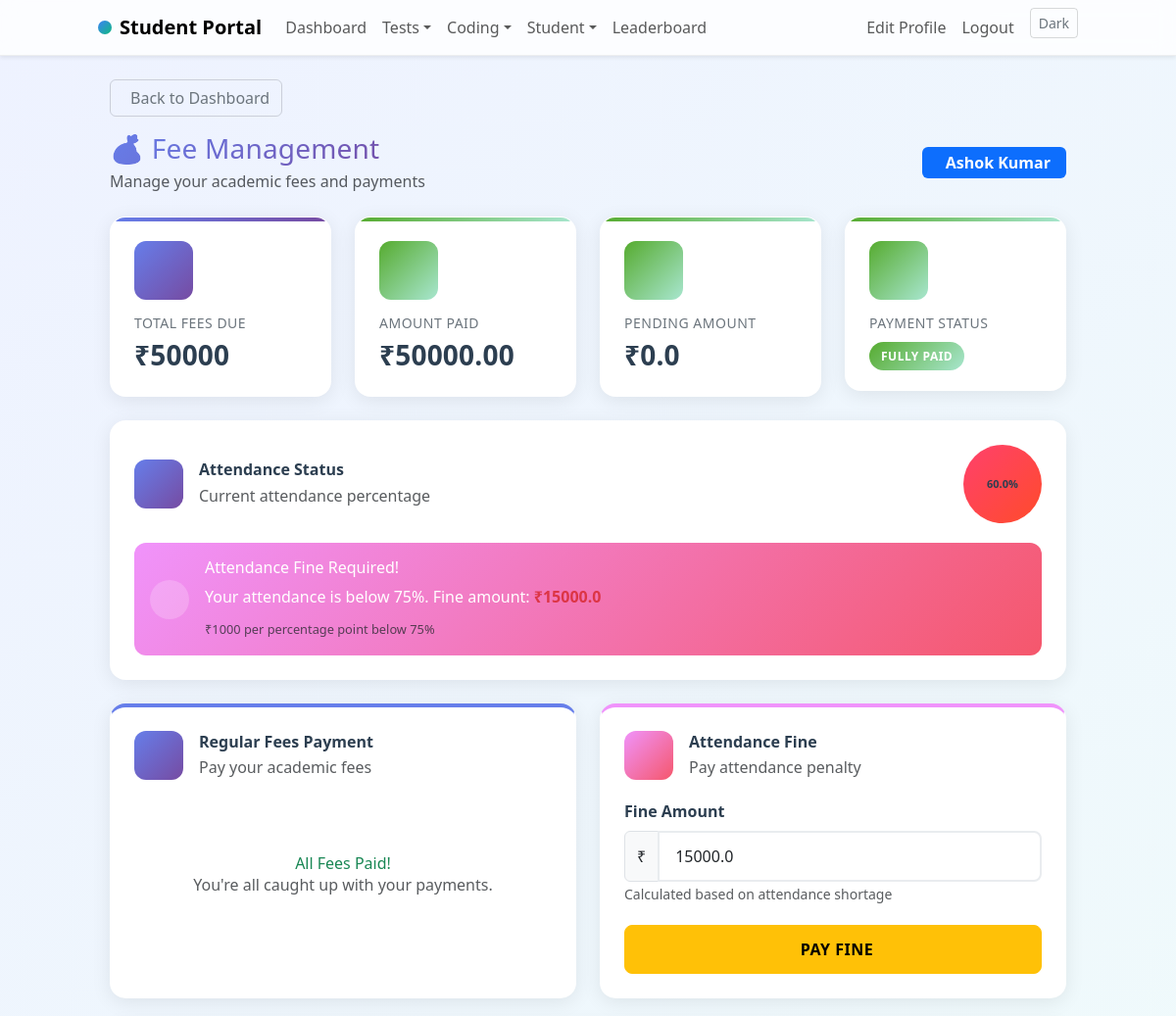
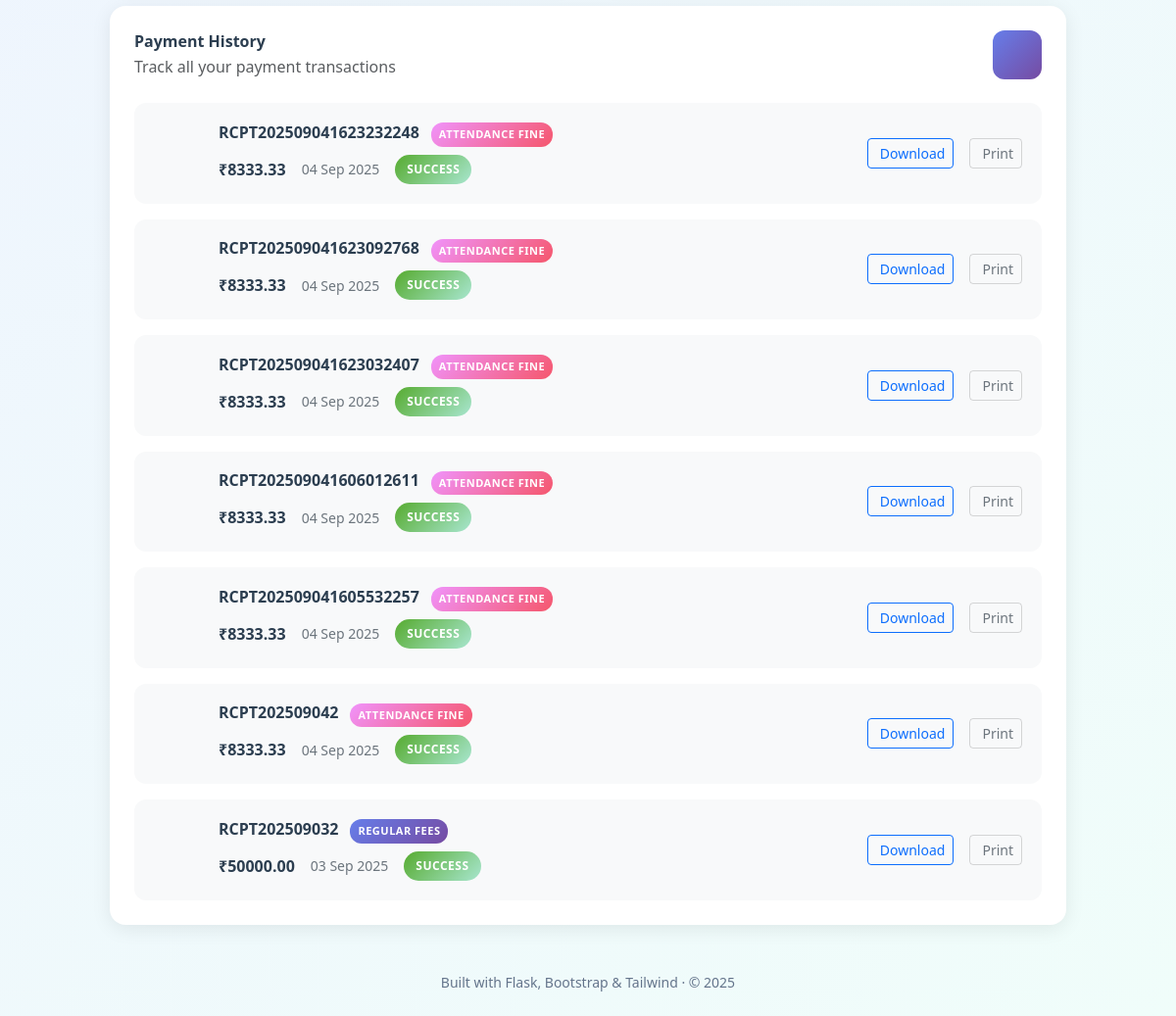
The app's page /fees (signed in) with its own data (2 pictures, top to bottom).
### app/models.py (models this page shows, shortened)
class User(db.Model, UserMixin):
	id = db.Column(db.Integer, primary_key=True)
	name = db.Column(db.String(120), nullable=False)
	email = db.Column(db.String(120), unique=True, nullable=False)
	department = db.Column(db.String(80), nullable=True)
	roll_number = db.Column(db.String(50), unique=True, nullable=True)
	role = db.Column(db.String(20), default="student")  # student | teacher | admin
	password_hash = db.Column(db.String(255), nullable=False)
	created_at = db.Column(db.DateTime, server_default=func.now())
	profile = db.relationship("StudentProfile", backref="user", uselist=False)
	results = db.relationship("Result", backref="user", lazy=True)
	attendance_records = db.relationship("Attendance", backref="user", lazy=True)
	fee_payments = db.relationship("FeePayment", backref="user", lazy=True)
	leaves = db.relationship("LeaveApplication", backref="user", lazy=True)

class FeePayment(db.Model):
	id = db.Column(db.Integer, primary_key=True)
	student_id = db.Column(db.Integer, db.ForeignKey("user.id"), nullable=False)
	amount = db.Column(db.Numeric(10, 2), nullable=False)
	status = db.Column(db.String(20), default="success")  # success | failed | pending
	receipt_number = db.Column(db.String(64), unique=True)
	payment_type = db.Column(db.String(20), default="fees")  # fees | attendance_fine
	attendance_percentage = db.Column(db.Float)  # for attendance fine payments
	created_at = db.Column(db.DateTime, server_default=func.now())

### app/routes/main.py (the view, shortened to what this page needs)
@main_bp.route("/fees", methods=["GET", "POST"])
@login_required
def fees():
	recs = Attendance.query.filter_by(student_id=current_user.id).all()
	total_days = len(recs)
	present_days = len([r for r in recs if r.status == "present"]) if total_days else 0
	attendance_pct = (present_days * 100.0 / total_days) if total_days else 100.0
	fine_amount = 0
	if attendance_pct < 75:
		shortage = 75 - attendance_pct
		fine_amount = shortage * 1000  # 1000 per percentage point
	fee_structure = FeeStructure.query.filter_by(department=current_user.department).first()
	total_fees_due = fee_structure.total_fees if fee_structure else 50000  # default
	paid_fees = db.session.query(db.func.sum(FeePayment.amount)).filter(
		FeePayment.student_id == current_user.id,
		FeePayment.payment_type == "fees",
		FeePayment.status == "success"
	).scalar() or 0
	pending_amount = float(total_fees_due) - float(paid_fees)
	payments = FeePayment.query.filter_by(student_id=current_user.id).order_by(FeePayment.created_at.desc()).all()
	return render_template("fees.html",
		payments=payments,
		attendance_pct=attendance_pct,
		fine_amount=fine_amount,
		total_fees_due=total_fees_due,
		paid_fees=paid_fees,
		pending_amount=pending_amount,
		fee_structure=fee_structure
	)

### app/templates/fees.html (shortened to what this page needs)
{% extends 'base.html' %}
{% block content %}
<div class="container-fluid">
	<div class="row">
		<div class="col-12">
			<div class="mb-3">
				<a href="{{ url_for('main.dashboard') }}" class="btn btn-outline-secondary">
					Back to Dashboard
				</a>
			</div>
			<div class="d-flex justify-content-between align-items-center mb-4">
				<div>
					<h1 class="h3 mb-1 text-gradient">💰 Fee Management</h1>
					<p class="text-muted mb-0">Manage your academic fees and payments</p>
				</div>
				<div class="text-end">
					<span class="badge bg-primary fs-6 px-3 py-2">
						{{ current_user.name }}
					</span>
				</div>
			</div>
			<div class="row g-4 mb-4">
				<div class="col-lg-3 col-md-6">
					<div class="fee-card fee-card-primary">
						<div class="fee-card-icon">
						</div>
						<div class="fee-card-content">
							<h6 class="fee-card-label">Total Fees Due</h6>
							<h3 class="fee-card-amount">₹{{ total_fees_due }}</h3>
						</div>
					</div>
				</div>
				<div class="col-lg-3 col-md-6">
					<div class="fee-card fee-card-success">
						<div class="fee-card-icon">
						</div>
						<div class="fee-card-content">
							<h6 class="fee-card-label">Amount Paid</h6>
							<h3 class="fee-card-amount">₹{{ paid_fees }}</h3>
						</div>
					</div>
				</div>
				<div class="col-lg-3 col-md-6">
					<div class="fee-card fee-card-{% if pending_amount > 0 %}danger{% else %}success{% endif %}">
						<div class="fee-card-icon">
						</div>
						<div class="fee-card-content">
							<h6 class="fee-card-label">Pending Amount</h6>
							<h3 class="fee-card-amount">₹{{ pending_amount }}</h3>
						</div>
					</div>
				</div>
				<div class="col-lg-3 col-md-6">
					<div class="fee-card fee-card-{% if pending_amount <= 0 %}success{% else %}warning{% endif %}">
						<div class="fee-card-icon">
						</div>
						<div class="fee-card-content">
							<h6 class="fee-card-label">Payment Status</h6>
							<div class="fee-card-status">
								{% if pending_amount <= 0 %}
								<span class="status-badge status-success">Fully Paid</span>
								{% else %}
								<span class="status-badge status-warning">Pending</span>
								{% endif %}
							</div>
						</div>
					</div>
				</div>
			</div>
		</div>
	</div>
	<div class="row mb-4">
		<div class="col-12">
			<div class="attendance-card">
				<div class="attendance-header">
					<div class="attendance-icon">
					</div>
					<div class="attendance-title">
						<h5 class="mb-1">Attendance Status</h5>
						<p class="mb-0 text-muted">Current attendance percentage</p>
					</div>
					<div class="attendance-percentage">
						<div class="percentage-circle {% if attendance_pct >= 75 %}success{% else %}danger{% endif %}">
							<span class="percentage-text">{{ "%.1f"|format(attendance_pct) }}%</span>
						</div>
					</div>
				</div>
				<div class="attendance-content">
					{% if attendance_pct < 75 %}
					<div class="attendance-warning">
						<div class="warning-icon">
						</div>
						<div class="warning-content">
							<h6 class="mb-2">Attendance Fine Required!</h6>
							<p class="mb-2">Your attendance is below 75%. Fine amount: <strong class="text-danger">₹{{ fine_amount }}</strong></p>
							<small class="text-muted">₹1000 per percentage point below 75%</small>
						</div>
					</div>
					{% endif %}
				</div>
			</div>
		</div>
	</div>
	<div class="row g-4 mb-4">
		<div class="col-lg-6">
			<div class="payment-card payment-card-primary">
				<div class="payment-header">
					<div class="payment-icon">
					</div>
					<div class="payment-title">
						<h5 class="mb-1">Regular Fees Payment</h5>
						<p class="mb-0 text-muted">Pay your academic fees</p>
					</div>
				</div>
				<div class="payment-content">
					{% if pending_amount > 0 %}
					<form method="post" class="payment-form">
						<input type="hidden" name="payment_type" value="fees">
						<div class="form-group">
							<label class="form-label">Amount to Pay</label>
							<div class="input-group">
								<span class="input-group-text">₹</span>
								<input type="number" class="form-control" step="0.01" name="amount"
									placeholder="Enter amount" min="1" max="{{ pending_amount }}" required>
							</div>
							<small class="form-text">Maximum: ₹{{ pending_amount }}</small>
						</div>
						<button type="submit" class="btn btn-payment btn-primary w-100">
							<i class="fas fa-credit-card me-2"></i>Pay Fees
						</button>
					</form>
					{% else %}
					<div class="payment-success">
						<h6 class="text-success">All Fees Paid!</h6>
						<p class="text-muted">You're all caught up with your payments.</p>
					</div>
					{% endif %}
				</div>
			</div>
		</div>
		<div class="col-lg-6">
			<div class="payment-card payment-card-warning">
				<div class="payment-header">
					<div class="payment-icon">
					</div>
					<div class="payment-title">
						<h5 class="mb-1">Attendance Fine</h5>
						<p class="mb-0 text-muted">Pay attendance penalty</p>
					</div>
				</div>
				<div class="payment-content">
					{% if fine_amount > 0 %}
					<form method="post" class="payment-form">
						<div class="form-group">
							<label class="form-label">Fine Amount</label>
							<div class="input-group">
								<span class="input-group-text">₹</span>
								<input type="text" class="form-control" value="{{ fine_amount }}" readonly>
							</div>
							<small class="form-text">Calculated based on attendance shortage</small>
						</div>
						<button type="submit" class="btn btn-payment btn-warning w-100">
							Pay Fine
						</button>
					</form>
					{% endif %}
				</div>
			</div>
		</div>
	</div>
	<div class="row">
		<div class="col-12">
			<div class="history-card">
				<div class="history-header">
					<div class="history-title">
						<h5 class="mb-1">Payment History</h5>
						<p class="mb-0 text-muted">Track all your payment transactions</p>
					</div>
					<div class="history-icon">
					</div>
				</div>
				<div class="history-content">
					{% if payments %}
					<div class="payment-list">
						{% for p in payments %}
						<div class="payment-item">
							<div class="payment-item-icon">
							</div>
							<div class="payment-item-details">
								<div class="payment-item-header">
									<h6 class="mb-1">{{ p.receipt_number }}</h6>
									<span class="payment-type-badge {% if p.payment_type == 'fees' %}badge-primary{% else %}badge-warning{% endif %}">
										{% if p.payment_type == "fees" %}Regular Fees{% else %}Attendance Fine{% endif %}
									</span>
								</div>
								<div class="payment-item-info">
									<span class="amount">₹{{ p.amount }}</span>
									<span class="date">{{ p.created_at.strftime('%d %b %Y') }}</span>
									<span class="status-badge {% if p.status == 'success' %}status-success{% else %}status-danger{% endif %}">
										{{ p.status.title() }}
									</span>
								</div>
							</div>
							<div class="payment-item-actions">
								{% if p.status == "success" %}
								<a href="/download_receipt/{{ p.id }}" class="btn btn-sm btn-outline-primary me-2">
									Download
								</a>
								<button onclick="printReceipt({{ p.id }})" class="btn btn-sm btn-outline-secondary">
									Print
								</button>
								{% endif %}
							</div>
						</div>
						{% endfor %}
					</div>
					{% endif %}
				</div>
			</div>
		</div>
	</div>
</div>
{% endblock %}

### records on screen
User: name "Ashok Kumar"
FeePayment: receipt_number "RCPT202509041623232248", payment_type "ATTENDANCE FINE", amount "8333.33", created_at "04 Sep 2025", status "SUCCESS"
FeePayment: receipt_number "RCPT202509041623092768", payment_type "ATTENDANCE FINE", amount "8333.33", created_at "04 Sep 2025", status "SUCCESS"
FeePayment: receipt_number "RCPT202509041623032407", payment_type "ATTENDANCE FINE", amount "8333.33", created_at "04 Sep 2025", status "SUCCESS"
FeePayment: receipt_number "RCPT202509041606012611", payment_type "ATTENDANCE FINE", amount "8333.33", created_at "04 Sep 2025", status "SUCCESS"
FeePayment: receipt_number "RCPT202509041605532257", payment_type "ATTENDANCE FINE", amount "8333.33", created_at "04 Sep 2025", status "SUCCESS"
FeePayment: receipt_number "RCPT202509042", payment_type "ATTENDANCE FINE", amount "8333.33", created_at "04 Sep 2025", status "SUCCESS"
FeePayment: receipt_number "RCPT202509032", payment_type "REGULAR FEES", amount "50000.00", created_at "03 Sep 2025", status "SUCCESS"

### other values on screen
{{ total_fees_due }} "50000"
{{ paid_fees }} "50000.00"
{{ pending_amount }} "0.0"
{{ "%.1f"|format(attendance_pct) }} "60.0"
{{ fine_amount }} "15000.0"
{{ 2025 }} "2025"
